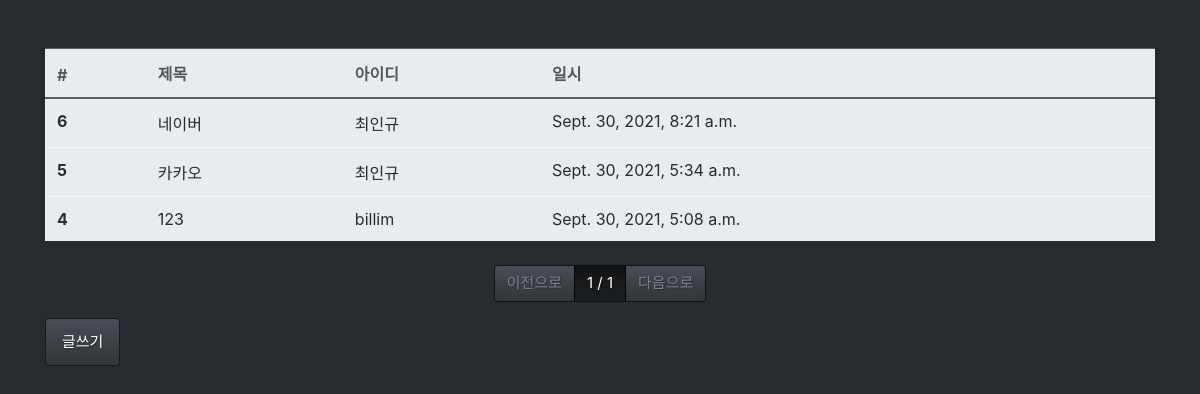
/board/list/, run on the app's committed database.
### board/models.py (models this page shows, shortened)
class Board(models.Model):
    title = models.CharField(max_length=128,
                             verbose_name='제목')
    contents = models.TextField(verbose_name='내용')
    writer = models.ForeignKey('user.User', on_delete=models.CASCADE,
                               verbose_name='작성자')
    tags = models.ManyToManyField('tag.Tag', verbose_name='태그')
    registered_dttm = models.DateTimeField(auto_now_add=True,
                                           verbose_name='등록시간')
    class Meta:
        db_table = 'fastcampus_board'
        verbose_name = '패스트캠퍼스 게시글'
        verbose_name_plural = '패스트캠퍼스 게시글'

### user/models.py (models this page shows)
class User(models.Model):
    username = models.CharField(max_length=32, verbose_name='사용자명')
    email = models.EmailField(max_length=128, verbose_name='사용자이메일')
    password = models.CharField(max_length=64, verbose_name='비밀번호', default=None, null=True)
    registered_dttm = models.DateTimeField(auto_now_add=True, verbose_name='등록시간')
    social_login = models.CharField(max_length=32, verbose_name='소셜로그인', default='', null=True)
    naver_id = models.CharField(max_length=128, verbose_name='네이버 유저 키', default=None, null=True)
    def __str__(self):
        return self.username
    class Meta:
        db_table = 'user'
        verbose_name = '유저'
        verbose_name_plural = '유저입니다'

### board/views.py (the view)
# urls.py: path('list/', views.board_list),
def board_list(request):
    all_boards = Board.objects.all().order_by('-id')
    page = int(request.GET.get('p', 1))
    paginator = Paginator(all_boards, 3)
    boards = paginator.get_page(page)
    return render(request, 'board_list.html', {'boards': boards})

### board/templates/board_list.html
{% extends "base.html" %}
{% block contents %}
<div class="row mt-5">
  <div class="col-12">
    <table class="table table-light">
      <thead class="thead-light">
        <tr>
          <th>#</th>
          <th>제목</th>
          <th>아이디</th>
          <th>일시</th>
        </tr>
      </thead>
      <tbody class="text-dark">
        {% for board in boards %}
        <tr onclick="location.href='/board/detail/{{ board.id }}/'">
          <th>{{ board.id }}</th>
          <td>{{ board.title }}</td>
          <td>{{ board.writer }}</td>
          <td>{{ board.registered_dttm }}</td>
        </tr>
        {% endfor %}
      </tbody>
    </table>
  </div>
</div>
<div class="row mt-2">
  <div class="col-12">
    <nav>
      <ul class="pagination justify-content-center">
        {% if boards.has_previous %}
        <li class="page-item">
          <a class="page-link" href="?p={{ boards.previous_page_number }}">이전으로</a>
        </li>
        {% else %}
        <li class="page-item disabled">
          <a class="page-link" href="#">이전으로</a>
        </li>
        {% endif %}
        <li class="page-item active">
          <a class="page-link" href="#">{{ boards.number }} / {{ boards.paginator.num_pages }}</a>
        </li>
        {% if boards.has_next %}
        <li class="page-item">
          <a class="page-link" href="?p={{ boards.next_page_number }}">다음으로</a>
        </li>
        {% else %}
        <li class="page-item disabled">
          <a class="page-link disabled" href="#">다음으로</a>
        </li>
        {% endif %}
      </ul>
    </nav>
  </div>
</div>
<div class="row">
  <div class="col-12">
    <button class="btn btn-primary" onclick="location.href='/board/write/'">글쓰기</button>
  </div>
</div>
{% endblock %}

### data on the page
Board: id "6", title "네이버", writer "최인규", registered_dttm "Sept. 30, 2021, 8:21 a.m."
Board: id "5", title "카카오", writer "최인규", registered_dttm "Sept. 30, 2021, 5:34 a.m."
Board: id "4", title "123", writer "billim", registered_dttm "Sept. 30, 2021, 5:08 a.m."

### other printed values
{{ boards.number }} "1"
{{ boards.paginator.num_pages }} "1"
